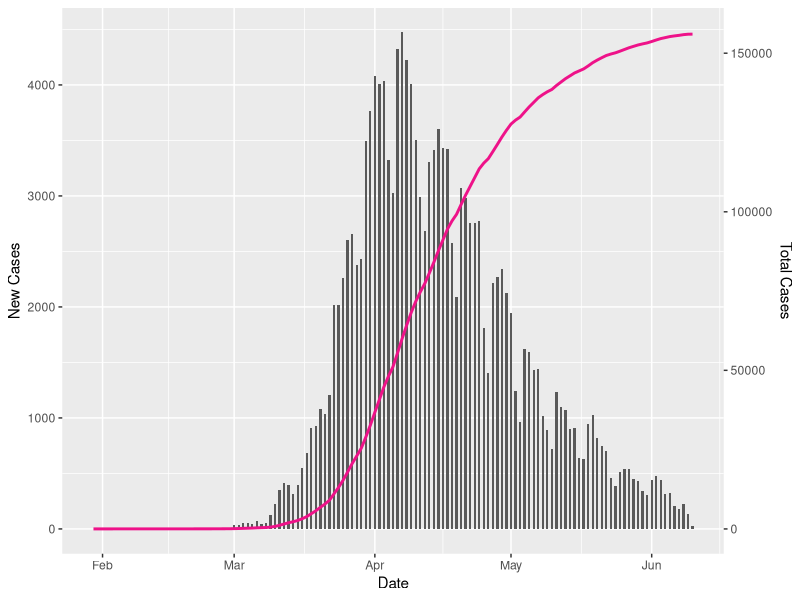
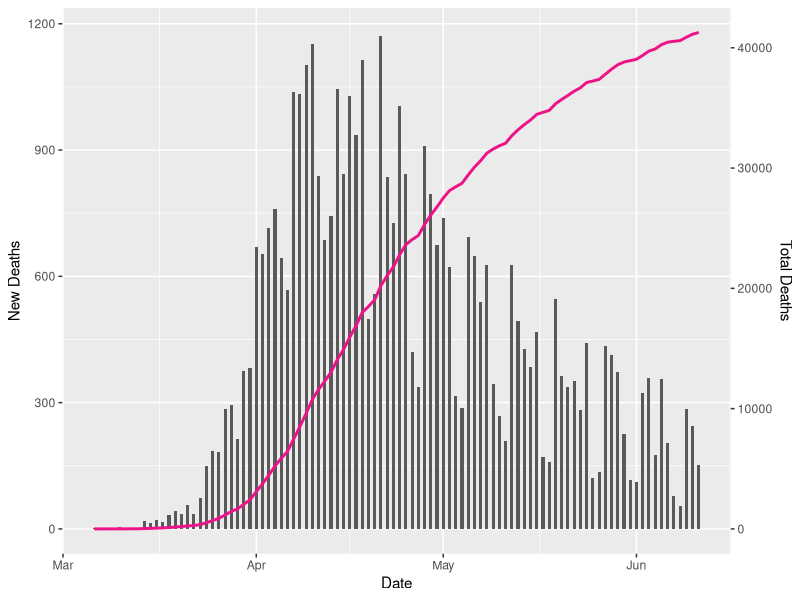

The R script that drew these images, in order:
library(tidyverse)
library(lubridate)

cases <- read_csv('cases_england.csv') %>%
  mutate(Date = dmy(Date))

multiplier = round(max(cases$Total_cases)/max(cases$New_cases))

cases %>% 
  ggplot() +
  geom_col(aes(Date, New_cases), width=0.5) +
  geom_line(aes(Date, Total_cases/multiplier), size=1, colour="deeppink2") +
  scale_y_continuous("New Cases", sec.axis = sec_axis(trans=~.*multiplier, name = "Total Cases"))

deaths <- read_csv('deaths.csv') %>%
  mutate(Date = dmy(Date))

multiplier = round(max(deaths$Total_deaths)/max(deaths$New_deaths))

deaths %>% 
  ggplot() +
  geom_col(aes(Date, New_deaths), width=0.5) +
  geom_line(aes(Date, Total_deaths/multiplier), size=1, colour="deeppink2") +
  scale_y_continuous("New Deaths", sec.axis = sec_axis(trans=~.*multiplier, name = "Total Deaths"))
